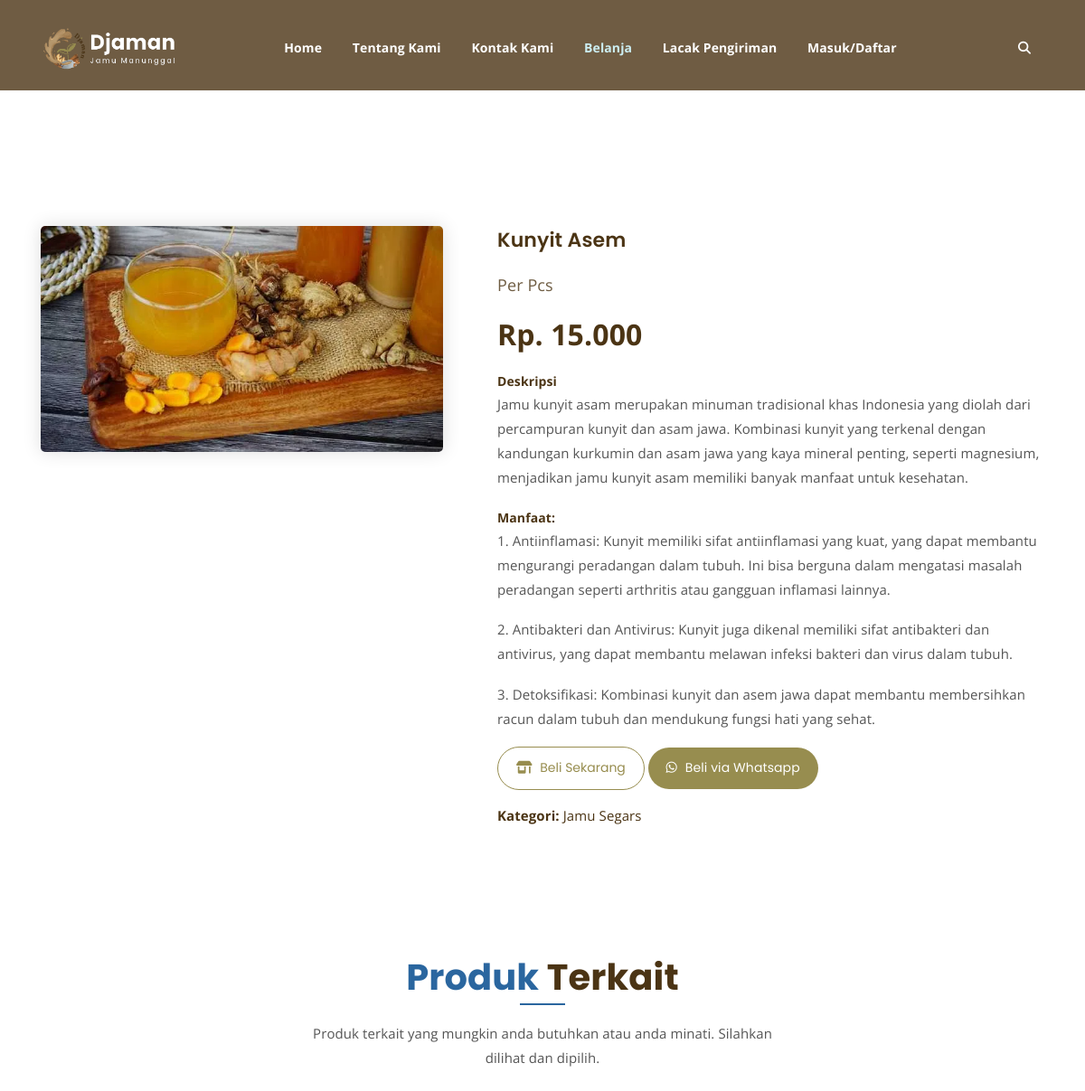
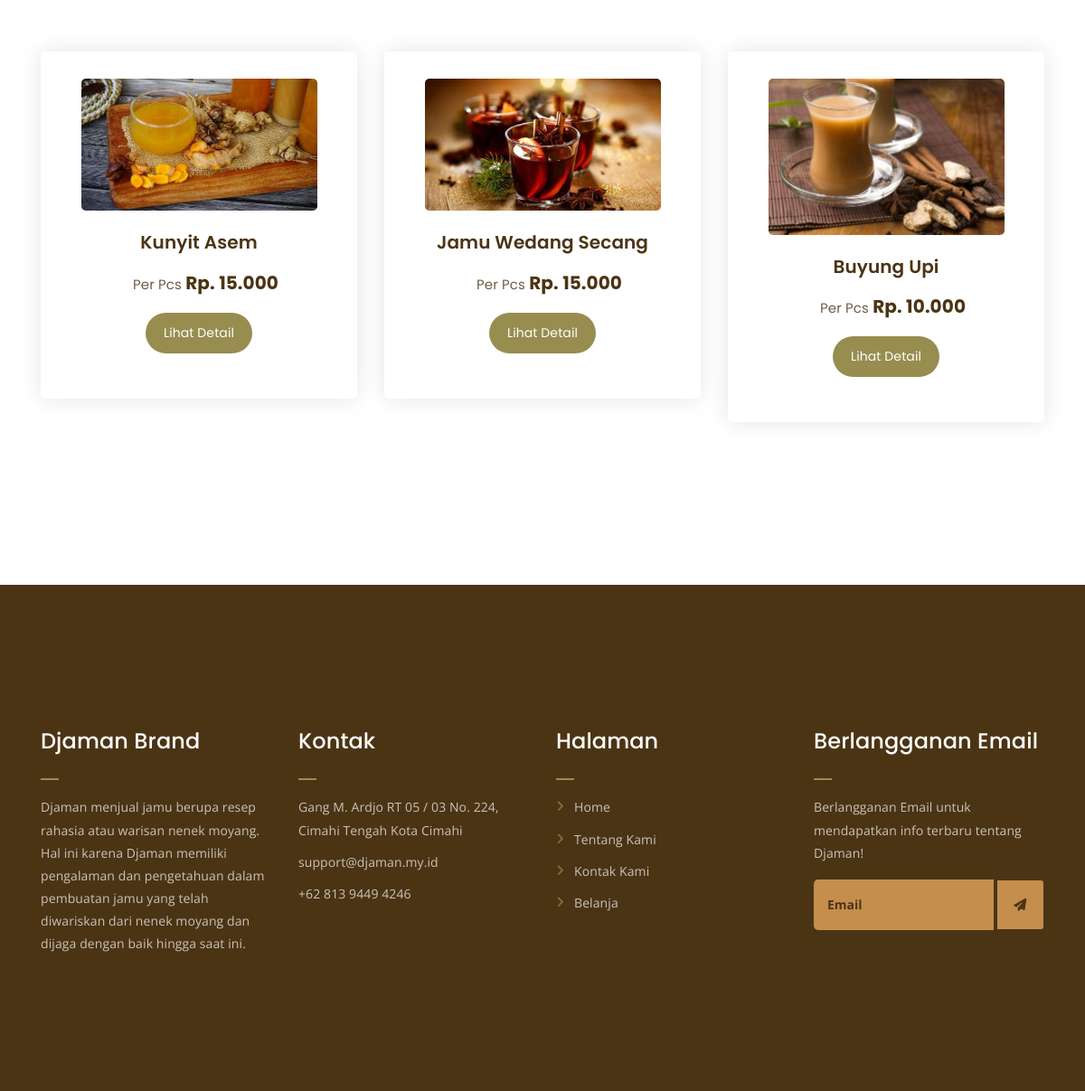
The app's page /index.php/Home/SingleProduk/JM005 with its own data (2 pictures, top to bottom).
### tables this page shows
CREATE TABLE `data_produk` (
  `id` int(11) NOT NULL,
  `id_produk` varchar(10) NOT NULL,
  `nama_jamu` varchar(30) NOT NULL,
  `satuan` varchar(30) NOT NULL,
  `harga` int(11) NOT NULL,
  `deskripsi` varchar(500) NOT NULL,
  `manfaat1` varchar(500) NOT NULL,
  `manfaat2` varchar(500) NOT NULL,
  `manfaat3` varchar(500) NOT NULL,
  `foto` varchar(100) NOT NULL,
  `api_wa` varchar(15) NOT NULL DEFAULT 'https://wa.me/',
  `link_wa` varchar(300) NOT NULL,
  `link_marketplace` varchar(250) DEFAULT NULL,
  `id_kategori` int(11) DEFAULT NULL,
  `created_at` datetime DEFAULT NULL,
  `updated_at` datetime DEFAULT NULL,
  `created_by` int(11) DEFAULT NULL,
  `updated_by` int(11) DEFAULT NULL
);

CREATE TABLE `kategori_produk` (
  `id_kategori` int(11) NOT NULL,
  `nama_kategori` varchar(50) NOT NULL,
  `deskripsi_kategori` varchar(500) DEFAULT NULL
);

CREATE TABLE `data_kontak` (
  `id_kontak` varchar(5) NOT NULL,
  `alamat` varchar(150) NOT NULL,
  `phone` varchar(30) NOT NULL,
  `email` varchar(30) NOT NULL,
  `maps` longtext NOT NULL
);

### application/controllers/Home.php (called while the page is built, shortened)
<?php
    class Home extends CI_Controller{
        public function __construct()
        {
            $this->load->helper('url');
            $this->load->model('AsknsugestModel');
            $this->load->model('ProdukModel');
            $this->load->model('KontakModel');
            $this->load->model('PenggunaModel');
            $this->load->model('TransaksiModel');
            $this->load->model('ProfileModel');
            $this->load->library('encryption');
            $this->load->library('session');
        }
        public function SingleProduk($id_produk){
            $data['active_menu'] = 'belanjaSingle';
            $data['data_produk'] = $this->ProdukModel->getProduk();
            $data['data_kontak']= $this->KontakModel->getKontak();
            foreach ($data['data_kontak'] as &$kontak) {
                $kontak->formated_phone_for_whatsapp = str_replace(['+', ' '], '', $kontak->phone);
            }
            $pengguna_id = $this->session->userdata('id');
            $transaksi = $this->db->query("SELECT * FROM transaksi WHERE pengguna_id = '$pengguna_id' AND status = 'Keranjang'");
            $data['transaksi'] = $transaksi->row();
            $data['transaksicek'] = $transaksi->num_rows();
            if ($data['transaksicek'] > 0) {
                $transaksi_id = $transaksi->row()->id;
                $data['cart_count'] = $this->db->query("SELECT * FROM detail_transaksi WHERE transaksi_id = '$transaksi_id'")->num_rows();
            } else {
                $data['cart_count'] = 0;
            }
            $data['data_produk_random'] = $this->ProdukModel->getRandomProduk(3);
            foreach ($data['data_produk_random'] as &$produk) {
                $produk->harga = 'Rp. ' . number_format($produk->harga, 0, ',', '.');
            }
            $data['single_product'] = $this->ProdukModel->getProdukById($id_produk);
            $data['harga_produk'] = $data['single_product']->harga;
            $data['single_product']->harga = 'Rp. ' . number_format($data['single_product']->harga, 0, ',', '.');
            $data['title'] =   $data['single_product']->nama_jamu. ' dari Djaman (Jamu Manunggal) Cimahi.';
            $data['meta_description'] = $data['single_product']->deskripsi;
            $data['meta_url'] = base_url(). 'index.php/Home/SingleProduk/'. $id_produk;
            $data['meta_img'] = base_url(). 'assets/img/produk/'. $data['single_product']->foto;
            $data['is_diskon'] = $this->ProdukModel->isProdukTerlaris($id_produk);
            $data['is_diskon_harga'] = $this->ProdukModel->getProdukTerlarisRow1();
            if($data['is_diskon_harga']){
                $data['produk_terlaris']= $this->ProdukModel->getProdukTerlaris();
                $data['produk_terlaris']->harga_asli = 'Rp. ' . number_format($data['produk_terlaris']->harga_asli, 0, ',', '.');
                $data['produk_terlaris']->harga_diskon = 'Rp. ' . number_format($data['produk_terlaris']->harga_diskon, 0, ',', '.');
            }
            $this->load->view("header", $data);
            $this->load->view("single-product", $data);
            $this->load->view("footer", $data);
        }
    }
?>

### index.php (called while the page is built, shortened)
<?php
require_once BASEPATH.'core/CodeIgniter.php';

### application/models/ProdukModel.php (called while the page is built, shortened)
<?php
class ProdukModel extends CI_Model {
    public function getProduk() {
        $this->db->select('data_produk.*, kategori_produk.nama_kategori AS kategori, admin.nama AS nama_kategori');
        $this->db->from('data_produk');
        $this->db->join('admin', 'admin.id = data_produk.created_by');
        $this->db->join('kategori_produk', 'kategori_produk.id_kategori = data_produk.id_kategori', 'left');
        $query = $this->db->get();
        return $query->result();
    }
    public function getProdukTerlaris() {
        $this->db->select('produk_terlaris.*, data_produk.nama_jamu , data_produk.harga AS harga_asli, data_produk.foto, admin.nama AS admin_update');
        $this->db->from('produk_terlaris');
        $this->db->join('data_produk', 'data_produk.id_produk = produk_terlaris.id_produk', 'left');
        $this->db->join('admin', 'admin.id = produk_terlaris.updated_by', 'left');
        $this->db->limit(1);
        $query = $this->db->get();
        return $query->row();
    }
    public function getProdukById($id_produk) {
        $this->db->select('data_produk.*, kategori_produk.nama_kategori AS kategori, admin_membuat.nama AS admin_membuat, admin_update.nama AS admin_update');
        $this->db->where('data_produk.id_produk', $id_produk);
        $this->db->from('data_produk');
        $this->db->join('kategori_produk', 'kategori_produk.id_kategori = data_produk.id_kategori', 'left');
        $this->db->join('admin AS admin_membuat', 'admin_membuat.id = data_produk.created_by', 'left');
        $this->db->join('admin AS admin_update', 'admin_update.id = data_produk.updated_by', 'left');
        $query = $this->db->get();
        return $query->row();
    }
    public function getRandomProduk($limit) {
        $this->db->order_by('RAND()');
        $this->db->limit($limit);
        return $this->db->get('data_produk')->result();
    }
    public function isProdukTerlaris($id_produk) {
        $this->db->where('id_produk', $id_produk);
        $result = $this->db->get('produk_terlaris');
        return $result->num_rows() > 0;
    }
    public function getProdukTerlarisRow1() {
        $this->db->select('id_produk');
        $this->db->from('produk_terlaris');
        $this->db->limit(1);
        $query = $this->db->get();
        $row = $query->row();
        if ($row) {
            return $row->id_produk;
        } else {
            return null;
        }
    }
}

### application/models/KontakModel.php (called while the page is built, shortened)
<?php
class KontakModel extends CI_Model {
    public function getKontak(){
        $query = $this->db->get('data_kontak');
        return $query->result();
    }
}

### application/views/single-product.php (the view, shortened to what this page needs)
<div class="breadcrumb-section breadcrumb-bg">
</div>
<div class="single-product mt-150 mb-150">
	<div class="container">
		<div class="row">
			<div class="col-md-5">
				<div class="single-product-img">
					<img src="<?php echo base_url('assets/img/produk/'.$single_product->foto); ?>" alt="fotoProduk">
				</div>
			</div>
			<div class="col-md-7">
				<div class="single-product-content">
					<h3><?php echo $single_product->nama_jamu; ?></h3>
					<?php if ($is_diskon) : ?>
						<p class="single-product-pricing">
							<span class="sub-title">Per <?php echo $single_product->satuan; ?></span>
							<del><?php echo $single_product->harga; ?></del>
							<span class="product-price"> <?php echo $produk_terlaris->harga_diskon; ?></span>
						</p>
					<?php else : ?>
						<p class="single-product-pricing">
							<span class="sub-title">Per <?php echo $single_product->satuan; ?></span>
							<?php echo $single_product->harga; ?>
						</p>
					<?php endif; ?>
					<strong>Deskripsi </strong>
					<p><?php echo $single_product->deskripsi; ?></p>
					<strong>Manfaat: </strong>
					<p>1. <?php echo $single_product->manfaat1; ?></p>
					<p>2. <?php echo $single_product->manfaat2; ?></p>
					<p>3. <?php echo $single_product->manfaat3; ?></p>
					<div class="single-product-form">
						<form action="<?= site_url('Home/cart/'.$single_product->id_produk) ?>" method="post">
							<button type="submit" style="background-color: #fff; border: 1px solid #978D4F; color: #978D4F;" class="cart-btn">
								<i class="fa fa-shop"></i>
								Beli Sekarang
							</button>
							<?php if ($is_diskon && $produk_terlaris->date >= date("Y-m-d")) : ?>
								<a href="<?php echo $single_product->api_wa . $data_kontak[0]->formated_phone_for_whatsapp . $produk_terlaris->link_wa;?>" target="_blank" class="cart-btn" data-ga-event="begin_checkout" data-ga-value="<?=$single_product->harga; ?>?>">
									<i class="fa-brands fa-whatsapp"></i>
									Beli via Whatsapp
								</a>
							<?php else : ?>
								<a href="<?php echo $single_product->api_wa . $data_kontak[0]->formated_phone_for_whatsapp . $single_product->link_wa;?>" target="_blank" class="cart-btn">
									<i class="fa-brands fa-whatsapp"></i>
									Beli via Whatsapp
								</a>
							<?php endif; ?>
						</form>
						<p>
							<a style="color:#4B3414;" target="_blank" href="<?= site_url('Home/search?keyword=' . urlencode($single_product->kategori)) ?>">
								<strong>Kategori: </strong><?= $single_product->kategori ?>
							</a>
						</p>
					</div>
				</div>
			</div>
		</div>
	</div>
</div>
<div class="more-products mb-150">
	<div class="container">
		<div class="row">
			<div class="col-lg-8 offset-lg-2 text-center">
				<div class="section-title">
					<h3><span class="orange-text">Produk</span> Terkait</h3>
					<p>Produk terkait yang mungkin anda butuhkan atau anda minati. Silahkan dilihat dan dipilih.</p>
				</div>
			</div>
		</div>
		<div class="row">
		<?php foreach ($data_produk_random as $produk) : ?>
			<div class="col-lg-4 col-md-6 text-center">
				<div class="single-product-item">
					<div class="product-image">
						<a href="<?php echo $produk->id_produk; ?>"><img src="<?= base_url()?>assets/img/produk/<?php echo $produk->foto; ?>" alt="fotoProduk"></a>
					</div>
					<h3><?php echo $produk->nama_jamu; ?></h3>
					<?php if ($is_diskon_harga == $produk->id_produk ) : ?>
							<p class="product-price">
								<span class="subtitle-product-price">Per <?php echo $produk->satuan; ?></span>
								<del><?php echo $produk_terlaris->harga_asli; ?></del>
								<span class="product-price-shop"> <?php echo $produk_terlaris->harga_diskon; ?></span>
							</p>
						<?php else : ?>
							<p class="product-price">
								<span class="subtitle-product-price">Per <?php echo $produk->satuan; ?></span>
								<?php echo $produk->harga; ?>
							</p>
					<?php endif; ?>
					<a href="<?php echo $produk->id_produk; ?>" class="cart-btn">Lihat Detail</a>
				</div>
			</div>
		<?php endforeach; ?>
		</div>
	</div>
</div>

### application/views/footer.php (shortened to what this page needs)
	<div class="footer-area">
		<div class="container">
			<div class="row">
				<div class="col-lg-3 col-md-6">
					<div class="footer-box about-widget">
						<h2 class="widget-title">Djaman Brand</h2>
						<p>Djaman menjual jamu berupa resep
							rahasia atau warisan nenek
							moyang. Hal ini karena Djaman
							memiliki pengalaman dan
							pengetahuan dalam pembuatan
							jamu yang telah diwariskan dari
							nenek moyang dan dijaga dengan
							baik hingga saat ini.</p>
					</div>
				</div>
				<div class="col-lg-3 col-md-6">
					<div class="footer-box get-in-touch">
						<h2 class="widget-title">Kontak</h2>
						<ul>
							<li><?php echo $data_kontak[0]->alamat; ?></li>
							<li><?php echo $data_kontak[0]->email; ?></li>
							<li><?php echo $data_kontak[0]->phone; ?></li>
						</ul>
					</div>
				</div>
				<div class="col-lg-3 col-md-6">
					<div class="footer-box pages">
						<h2 class="widget-title">Halaman</h2>
						<ul>
							<li><a href="<?= base_url()?>">Home</a></li>
							<li><a href="<?= base_url()?>index.php/Home/TentangKami">Tentang Kami</a></li>
							<li><a href="<?= base_url()?>index.php/Home/KontakKami">Kontak Kami</a></li>
							<li><a href="<?= base_url()?>index.php/Home/Belanja">Belanja</a></li>
						</ul>
					</div>
				</div>
				<div class="col-lg-3 col-md-6">
					<div class="footer-box subscribe">
						<h2 class="widget-title">Berlangganan Email</h2>
						<p>Berlangganan Email untuk mendapatkan info terbaru tentang Djaman!</p>
						<form action="<?= base_url()?>index.php/Home/kirimEmail" method="POST">
							<input type="email" name="email" placeholder="Email">
							<button type="submit"><i class="fas fa-paper-plane"></i></button>
						</form>
					</div>
				</div>
			</div>
		</div>
	</div>
</body>
</html>

### records on screen
data_produk: foto (picture), nama_jamu "Kunyit Asem", satuan "Pcs", deskripsi "Jamu kunyit asam merupakan minuman tradisional khas Indonesia yang diolah dari percampuran kunyit dan asam jawa. Kombinasi kunyit yang terkenal dengan kandungan kurkumin dan asam jawa yang kaya mineral penting, seperti magnesium, menjadikan jamu kunyit asam memiliki banyak manfaat untuk kesehatan.", manfaat1 "Antiinflamasi: Kunyit memiliki sifat antiinflamasi yang kuat, yang dapat membantu mengurangi peradangan dalam tubuh. Ini bisa berguna dalam mengatasi masalah peradangan seperti arthritis atau gangguan inflamasi lainnya.", manfaat2 "Antibakteri dan Antivirus: Kunyit juga dikenal memiliki sifat antibakteri dan antivirus, yang dapat membantu melawan infeksi bakteri dan virus dalam tubuh.", manfaat3 "Detoksifikasi: Kombinasi kunyit dan asem jawa dapat membantu membersihkan racun dalam tubuh dan mendukung fungsi hati yang sehat.", id_kategori.nama_kategori "Jamu Segars", harga "Rp. 15.000"
data_produk: foto (picture), nama_jamu "Jamu Wedang Secang", satuan "Pcs", harga "Rp. 15.000"
data_produk: foto (picture), nama_jamu "Buyung Upi", satuan "Pcs", harga "Rp. 10.000"
data_kontak: alamat "Gang M. Ardjo RT 05 / 03 No. 224, Cimahi Tengah Kota Cimahi", email "support@djaman.my.id", phone "+62 813 9449 4246"

### other values on screen
$single_product->harga "Rp. 15.000"
